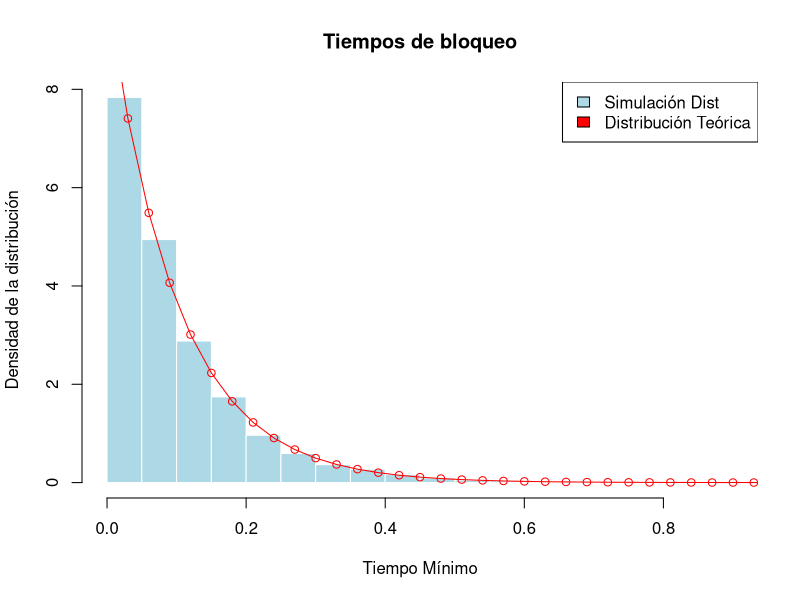
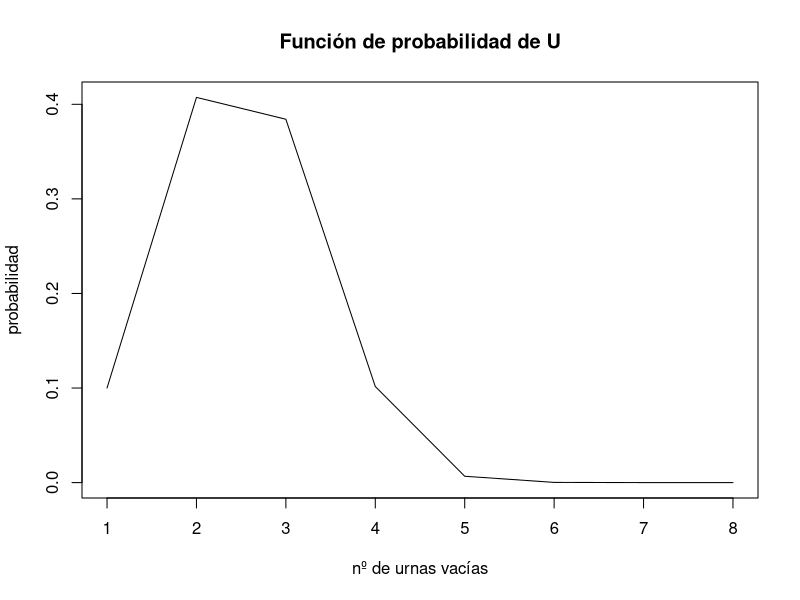
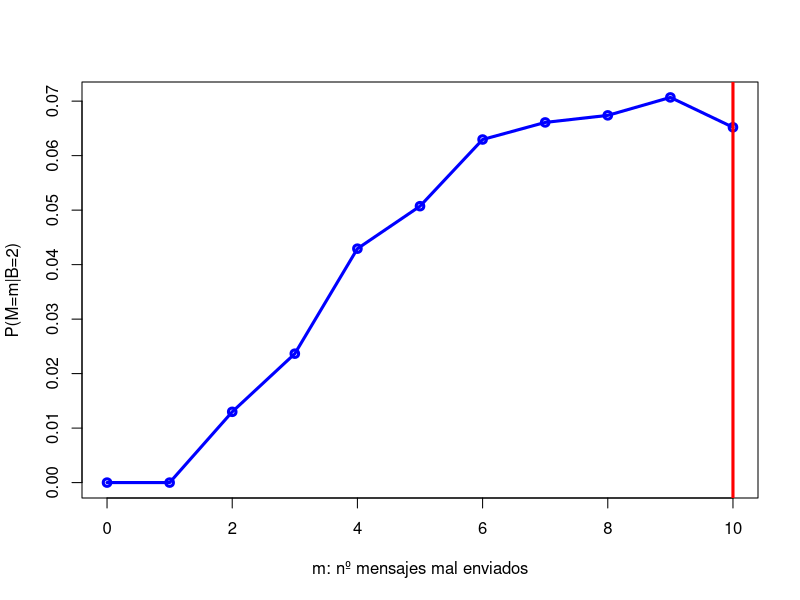
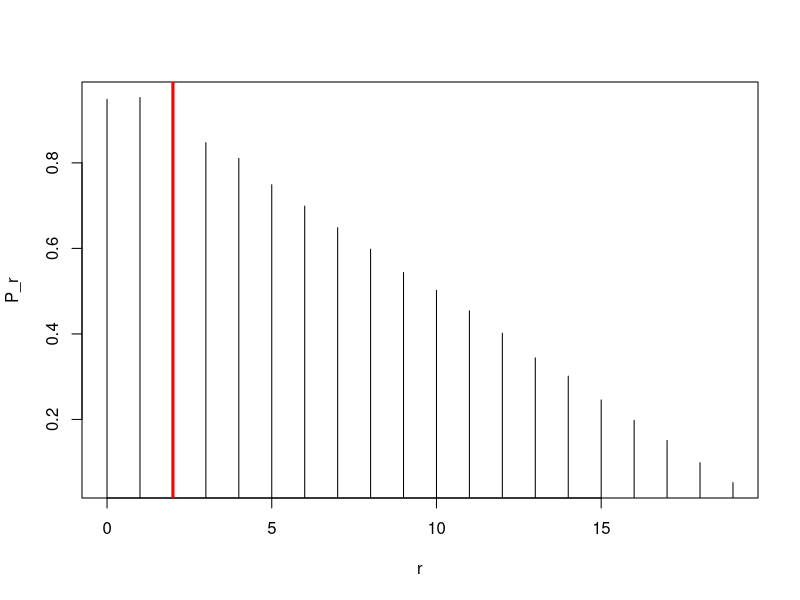

These figures' R source, in order:
## ---- chunk 1
knitr::opts_chunk$set(echo = TRUE)
## ---- chunk 2

# M:tiempo hasta que falle el primer ordenador


#Tiempos de Fallo: 
#     x_a (tiempo ordenador a) = 2 segundos 
#     x_b (tiempo ordenador b) = 3 segundos
#     x_c (tiempo ordenador c) = 5 segundos


simulaciones = 5000
x_a = rexp(simulaciones, rate = 2)
x_b = rexp(simulaciones, rate = 3)
x_c = rexp(simulaciones, rate = 5)
M = pmin(x_a, x_b, x_c)
time_sims <- M

## ---- chunk 3

# Histograma para representar la distribución de los tiempos de bloqueo de los tres ordenadores:

hist(M, freq = FALSE, main = "Tiempos de bloqueo", col = "lightblue", border = "white",
     xlab = "Tiempo Mínimo", ylab = "Densidad de la distribución")
x_s = seq(0:max(M), by = 0.03)
lines(x_s, dexp(x_s, rate = 10), col = "red", type="o")
legend("topright", c("Simulación Dist", "Distribución Teórica"), fill = c("lightblue", "red"))

# IMPORTANTE: definir "freq" como FALSE para que represente la densidad, en vez de la frecuencia que tiene definida por defecto (TRUE)

## ---- chunk 4

# VERSIÓN 1:

# Opcion_1 <- conducto ventilación (2 horas)
# Opcion_2 <- alcantarillado       (5 horas)
# Opcion_3 <- puerta (cerradura != funciona)          

# Prob eleccion (1/3)
# Tiempo en elegir la opcion 3 (puerta)

tiempoMedio = function(n){
   aire = 2
   alcantarilla = 5
   opciones = c(1:3)
   sims_007 = replicate(n, {
      t = 0 
      eleccion = 0
      while (eleccion != 3){
         eleccion = sample(opciones, 1)
         if(eleccion == 1) tiempo = tiempo + aire 
         if(eleccion == 2) tiempo = tiempo + alcantarilla
      }
      tiempo
   })
mean(sims_007)
}

## ---- chunk 5

# VERSIÓN 2:

# Opcion_1 <- conducto ventilación (2 horas)
# Opcion_2 <- alcantarillado       (5 horas)
# Opcion_3 <- puerta (cerradura != funciona)          

# Prob eleccion (1/3)
# Tiempo en elegir la opcion 3 (puerta):

opciones = c(1:3)
aire = 2
alcantarilla = 5
tiempo = 0
N = 1000

tiempo_p = replicate(N,{
  eleccion = sample(opciones, 1)
  while (eleccion != 3) {
     if(eleccion == 1) tiempo = tiempo + aire
     if(eleccion == 2) tiempo = tiempo + alcantarilla
     eleccion = sample(opciones, 1)
  }
  tiempo
})
mean(tiempo_p)

## ---- chunk 6

# r: nº de bolas 
# n: nº urnas
# U: nº urnas vacías 

# Simulación de la variable aleatoria U: "número de urnas vacías"
simulate_u = function(r, n){
  # Representación inicial del nº de urnas (todas vacías)
   urnas = rep(0, n)
   # Distribución de las bolas en las urnas 
   for (i in 1:r){
     # Seleccionamos una urna aleatoriamente (sumamos 1 bola)
      urnas[sample(1:n, 1)] = urnas[sample(1:n, 1)] + 1
   }
   # Devolvemos nº de urnas vacías 
   sum(urnas == 0)
}

## ---- chunk 7

# r: nº de bolas
# n: nº de urnas
# U: nº de urnas vacías

r = 10
n = 7

prob_urn = function(r, n , u, nb_sims){
  
  simulations = replicate(nb_sims, {
    
    urnas = rep(0, n)
    
    reparto = function(urnas, r, n){
      # Seleccionamos una urna aleatoriamente (sumamos 1 bola)
      j = sample(1:n, 1)
      # Sumamos 1 bola a la urna seleccionada
      urnas = replace(urnas, j, urnas[j]+1)
      urnas
    }
    
      # Distribución de las bolas en las urnas
      for (i in 1:r){
        urnas = reparto(urnas, r, n)
      }
    
  # Devolvemos nº de urnas vacías
  sum(sum(urnas==0)==u)
  })
  
  print(sum(simulations)/nb_sims)
}

## ---- chunk 8

#  Escribe una función con prototipo`distribution_u(r, n, nb_sims)` que calcule mediante simulaciones la función de probabilidad completa para la variable aleatoria U 
distribution_u = function(r, n, nb_sims){
  # Vector de urnas vacías
  urnas = 0:n
  # Vector de probabilidades
  probs = rep(0, n+1)
  # Simulaciones
  simulations = replicate(nb_sims, {
    # Representación inicial del nº de urnas (todas vacías)
    urnas = rep(0, n)
    # Distribución de las bolas en las urnas
    for (i in 1:r){
      # Seleccionamos una urna aleatoriamente (sumamos 1 bola)
      urnas[sample(1:n, 1)] = urnas[sample(1:n, 1)] + 1
    }
    # Devolvemos nº de urnas vacías
    sum(urnas == 0)
  })
  # Calculamos la probabilidad de cada valor de urnas vacías
  for (i in 0:n){
    probs[i+1] = sum(simulations == i)/nb_sims
  }
  # Devolvemos la función de probabilidad
  probs
}

## ---- chunk 9

# Usamos la función anterior para dibujar la función de probabilidad de la variable aleatoria "nº de urnas vacías si se distribuyen 10 bolas en 7 urnas"
plot(distribution_u(10, 7, 10000), type = "l", xlab = "nº de urnas vacías", ylab = "probabilidad", main = "Función de probabilidad de U")

## ---- chunk 10

# T: "ritmo medio de envío de correos electrónicos" (exponencial)   --> media = 1/lambda = 20 --> lambda = 1/20
# M: "nº de mensajes maliciosos enviados durante la hora" (poisson) --> lambda = 0.4 * t
# B: "nº de mensajes maliciosos que llegan a la bandeja de entrada" (binomial)

sim_traffic = function(n_sims){
  # Simulación de la variable aleatoria T: "ritmo medio de envío de correos electrónicos"
  t = rexp(n_sims, rate = 1/20)
  # Simulación de la variable aleatoria M: "nº de mensajes maliciosos enviados durante la hora"
  m = rpois(n_sims, lambda = 0.4 * t)
  # Simulación de la variable aleatoria B: "nº de mensajes maliciosos que llegan a la bandeja de entrada"
  b = rbinom(n_sims, size = m, prob = 0.125)
  # Devolvemos las tres variables aleatorias (matriz)
  cbind(b, m, t)
}

## ---- chunk 11

# Marginalizamos la t 
sim_messages = function(n_sims){
  marginalizacion_t = sim_traffic(n_sims)[, c(1, 2)]
  marginalizacion_t
}

## ---- chunk 12

# calcula la probabilidad condicionada P(M=m|B=b)
p_m_given_b = function(m, b, n_sims=10000){
  # Simulamos las variables aleatorias B y M
  simulaciones = sim_messages(n_sims)
  # Calculamos la probabilidad condicionada (dos condiciones de éxito)
  condicion_numerador = sum(simulaciones[, 1] == b & simulaciones[, 2] == m)
  condicion_denominador = sum(simulaciones[, 1] == b)
  condicion_numerador / condicion_denominador
}

## ---- chunk 13

# Vectorizamos la función
p_m_given_b_vectorizada = Vectorize(p_m_given_b)

# Calculamos la moda (valor más probable)
moda = which.max(p_m_given_b_vectorizada(0:10, 2, n_sims = 100000))

# Dibujamos la probabilidad condicionada (probabilidad de que de m mensajes maliciosos enviados, 2 llegen a la bandeja de entrada)
plot(0:10, p_m_given_b_vectorizada(0:10, 2, n_sims = 100000), type = "o", lwd = 3, col = "blue", xlab = "m: nº mensajes mal enviados", ylab = "P(M=m|B=2)")
abline(v = moda, col = "red", lwd = 3)

## ---- chunk 14

# n: número de trozos de papel
# r: número de trozos de papel que rechazamos
# M: número más grande

simulate_game = function(r, n){
  # Numeros escritos en los trozos de papel
  numeros = sample(1:100, n, replace = FALSE)
  # Seleccionamos los r primeros elementos
  numeros_rechazados = numeros[1:r]
  # Eliminamos los r primeros elementos
  numeros_restantes = numeros[-(1:r)]
  # Comprobamos si el número restante es el más grande (M) o no
  max(numeros_restantes) == max(numeros)
}

estimate_probability = function(r, n, nb_sims = 10000){
  # Simulamos el juego nb_sims veces
  simulaciones = replicate(nb_sims, simulate_game(r, n))
  # Calculamos la probabilidad de acertar M
  sum(simulaciones) / nb_sims
}

## ---- chunk 15

# b)
n = 20
p_r = c()
for (r in 0:19) {
  p_r [r+1]= estimate_probability(r, n, nb_sims = 10000)
}

# c)
plot(0:19, p_r, type = "h", xlab = "r", ylab = "P_r")
abline(v = which.max(p_r), col = "red", lwd = 3)
